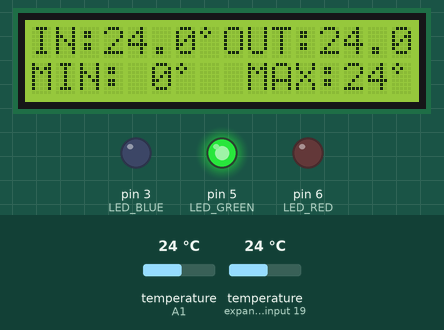
The sketch below on a simulated Arduino Uno, built with avr-gcc and run on an emulated ATmega328P. On the bench: 16×2 character LCD, output pins drawn as LEDs (lit = HIGH). The inputs (shaded band) are chosen by the test bench; at power-on: temperature (sensors on A1, expander input 19) 24 °C.

Above: at 1.3 s.
1.4 s: temperature (sensor on A1) set to 23.6 °C
At 2.0 s:
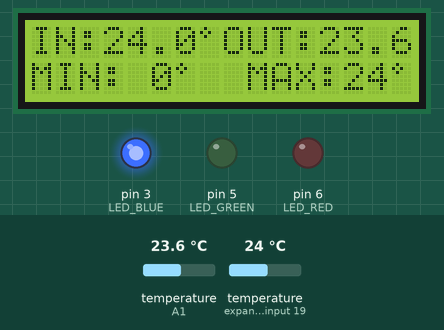
3.2 s: temperature (sensor on A1) set to 28 °C
At 4.2 s:
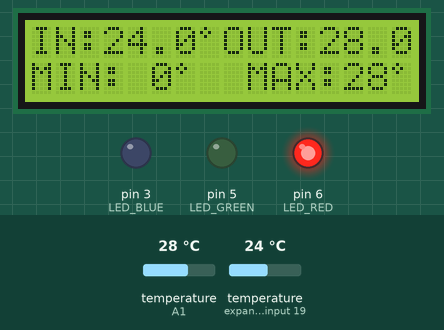
4.8 s: temperature (sensor on expander input 19) set to 12 °C
At 6.1 s:
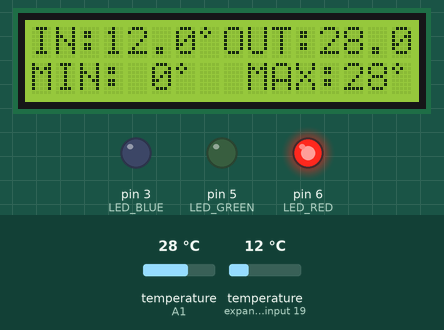
6.4 s: temperature (sensor on expander input 19) set to 19 °C
At 7.3 s:
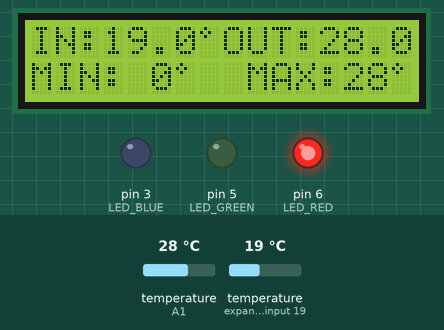
8.1 s: temperature (sensor on A1) set to 25.8 °C
At 9.4 s:
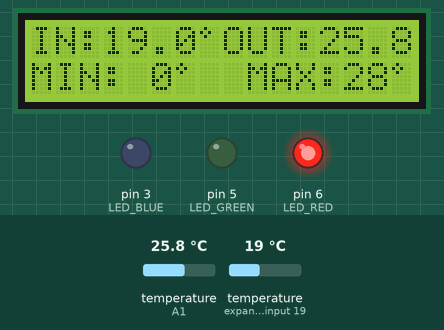
9.7 s: temperature (sensor on A1) set to 24.1 °C
At 10.3 s:
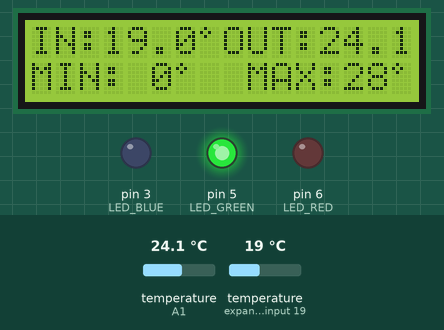
Timing chart, 0 to 12.3 s (numbered marks = the images above; inputs shaded):
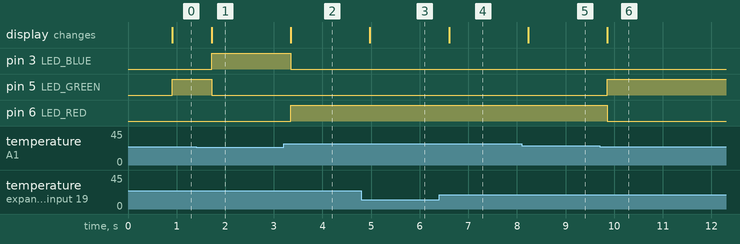

The sketch:

Lab6a.ino
```cpp
#include <Wire.h>
#include <LiquidCrystal_I2C.h>
#include <OneWire.h>
#include <DallasTemperature.h>

#define LED_RED 6
#define LED_GREEN 5
#define LED_BLUE 3


LiquidCrystal_I2C lcd(0x27, 16, 2);
OneWire oneWire(A1);
DallasTemperature tempSensors(&oneWire);
float tempIn;
float tempOut;
float minTemp;
float maxTemp;

byte celcius[8] = {
  B01000,
  B10100,
  B01000,
  B00000,
  B00000,
  B00000,
  B00000,
  B00000,
};


void setupLED()
{
  pinMode(LED_RED, OUTPUT);
  digitalWrite(LED_RED, LOW);

  pinMode(LED_GREEN, OUTPUT);
  digitalWrite(LED_GREEN, LOW);

  pinMode(LED_BLUE, OUTPUT);
  digitalWrite(LED_BLUE, LOW);
}

void setupLCD()
{
  lcd.init();
  lcd.backlight();
  lcd.clear();
}

void shineTemp(float temp)
{
  if (temp >= 25.0)
  {
    digitalWrite(LED_RED, HIGH);
    digitalWrite(LED_GREEN, LOW);
    digitalWrite(LED_BLUE, LOW);
  }
  else if (temp >= 24.0)
  {
    digitalWrite(LED_RED, LOW);
    digitalWrite(LED_GREEN, HIGH);
    digitalWrite(LED_BLUE, LOW);
  }
  else
  {
    digitalWrite(LED_RED, LOW);
    digitalWrite(LED_GREEN, LOW);
    digitalWrite(LED_BLUE, HIGH);
  }
}


void setup()
{
  setupLED();
  setupLCD();

  tempSensors.begin();
  lcd.createChar(0, celcius);

  float tempOut = tempSensors.getTempCByIndex(0);
  float minTemp = tempOut;
  float maxTemp = tempOut;
}

void loop()
{
  tempSensors.requestTemperatures();
  float tempIn = tempSensors.getTempCByIndex(1);
  float tempOut = tempSensors.getTempCByIndex(0);

// print INSIDE temp
  char buffer[40];
  sprintf(buffer, "IN:%4s", String(tempIn, 1).c_str());
  lcd.setCursor(0, 0);
  lcd.print(buffer);

// print Celcius
  lcd.setCursor(7, 0);
  lcd.write(byte(0));

// print current temp outside
  sprintf(buffer, "OUT:%4s",String(tempOut, 1).c_str());
  lcd.setCursor(8, 0);
  lcd.print(buffer);

// update min and max temps
  minTemp = min(minTemp, tempOut);
  maxTemp = max(maxTemp, tempOut);

// print min temp outside
  sprintf(buffer, "MIN:%2s", String(minTemp, 0).c_str());
  lcd.setCursor(0, 1);
  lcd.print(buffer);

// print Celcius
  lcd.setCursor(6, 1);
  lcd.write(byte(0));

// print MAX temp outside
  sprintf(buffer, "  MAX:%2s", String(maxTemp, 0).c_str());
  lcd.setCursor(7, 1);
  lcd.print(buffer);

// print Celcius
  lcd.setCursor(15, 1);
  lcd.write(byte(0));

// display LED
  shineTemp(tempOut);
}
```

Measured:
- the behaviour switches between 24 and 23.9 °C on temperature (sensor on A1) (found by bisection; images 0 and 1)
- the behaviour switches between 25 and 24.9 °C on temperature (sensor on A1) (found by bisection; images 5 and 6)
- after the input at 1.4 s, pin 3 (LED_BLUE): LOW → HIGH after 0.33 s; pin 5 (LED_GREEN): HIGH → LOW after 0.33 s; the display: changes after 0.33 s (image 1)
- after the input at 3.2 s, pin 3 (LED_BLUE): HIGH → LOW after 0.15 s; pin 6 (LED_RED): LOW → HIGH after 0.15 s; the display: changes after 0.15 s (image 2)
- after the input at 4.8 s, the display: changes after 0.18 s (image 3)
- after the input at 6.4 s, the display: changes after 0.20 s (image 4)
- after the input at 8.1 s, the display: changes after 0.13 s (image 5)
- after the input at 9.7 s, pin 5 (LED_GREEN): LOW → HIGH after 0.15 s; pin 6 (LED_RED): HIGH → LOW after 0.15 s; the display: changes after 0.15 s (image 6)
